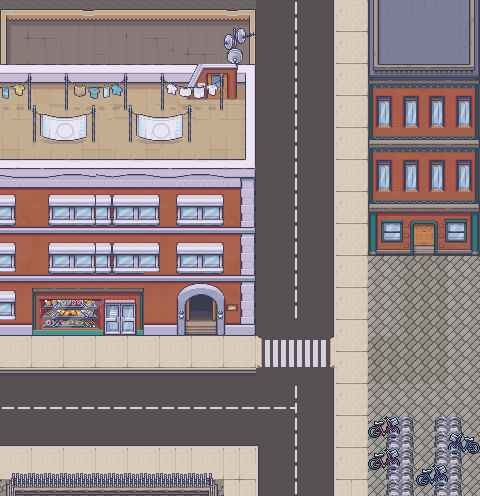

This is a level from a 2D game, rendered from its Tiled map with the project's own tilesets. A one-line summary and the map file follow, with tile-layer data summarised:
An orthogonal 30x31 tile map with 16x16 px tiles, 8 tile layers (terrain, 圖塊層 7, object1, shadow, ...), 2 hidden layers not drawn, 3 tilesets.

<map version="1.10" tiledversion="1.10.1" orientation="orthogonal" renderorder="right-down" width="30" height="31" tilewidth="16" tileheight="16" infinite="0" nextlayerid="12" nextobjectid="1">
 <tileset firstgid="1" source="../tilesets/Modern_Exteriors_Complete_Tileset.tsx" />
 <tileset firstgid="41713" source="../tilesets/GuttyKreum_UrbanAccessoriesv2.tsx" />
 <tileset firstgid="41969" source="../tilesets/event_tileset.tsx" />
 <layer id="1" name="terrain" width="30" height="31">
  <data>[930 cells, 930 non-empty, 29 distinct tile ids]</data>
 </layer>
 <layer id="7" name="圖塊層 7" width="30" height="31">
  <data>[930 cells, 96 non-empty, 37 distinct tile ids]</data>
 </layer>
 <layer id="2" name="object1" width="30" height="31">
  <data>[930 cells, 464 non-empty, 341 distinct tile ids]</data>
 </layer>
 <layer id="6" name="shadow" width="30" height="31">
  <data>[930 cells, 0 non-empty, 0 distinct tile ids]</data>
 </layer>
 <layer id="4" name="object2" width="30" height="31">
  <data>[930 cells, 34 non-empty, 32 distinct tile ids]</data>
 </layer>
 <layer id="5" name="object3" width="30" height="31">
  <data>[930 cells, 29 non-empty, 14 distinct tile ids]</data>
 </layer>
 <layer id="3" name="圖塊層 3" width="30" height="31">
  <data>[930 cells, 0 non-empty, 0 distinct tile ids]</data>
 </layer>
 <objectgroup id="10" name="playerLayer" />
 <layer id="11" name="top" width="30" height="31">
  <data>[930 cells, 0 non-empty, 0 distinct tile ids]</data>
 </layer>
 <layer id="8" name="obj" width="30" height="31" visible="0">
  <data>[930 cells, 34 non-empty, 6 distinct tile ids]</data>
 </layer>
 <layer id="9" name="collision" width="30" height="31" visible="0" opacity="0.5">
  <data>[930 cells, 109 non-empty, 1 distinct tile ids]</data>
 </layer>
</map>
